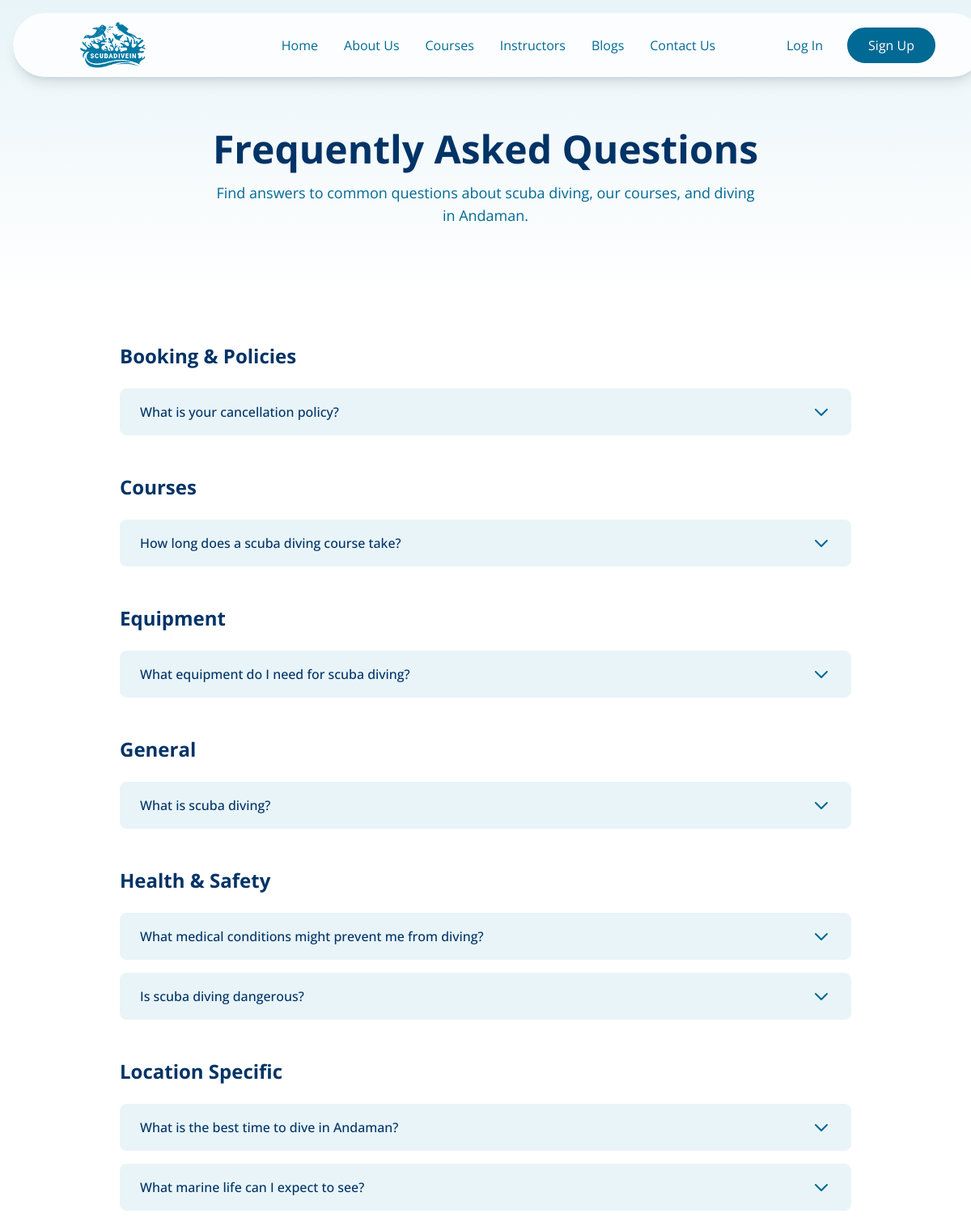
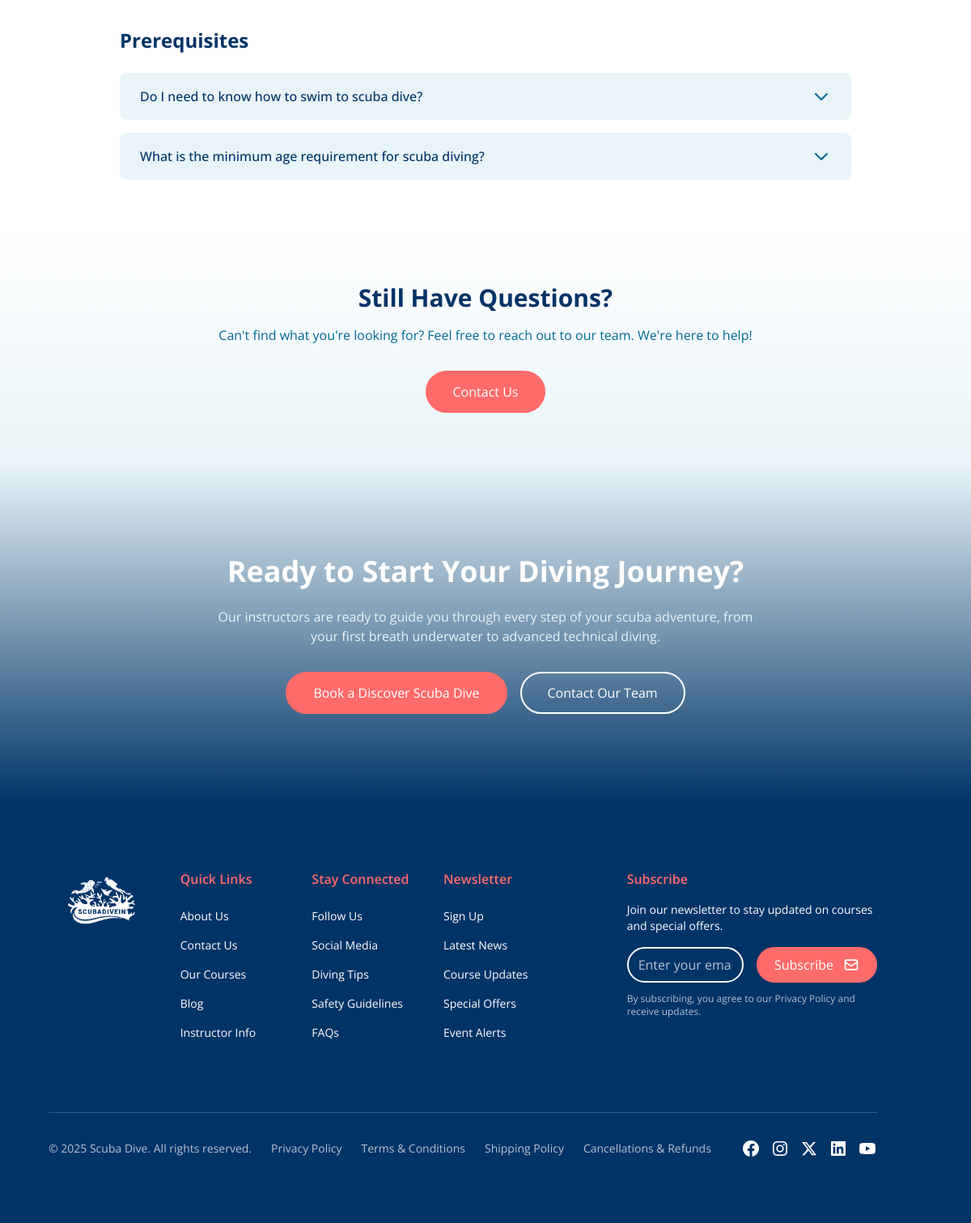
Screenshot of /faq/ with the database file from the repository (2 pictures, top to bottom).
### mainSite/models.py (models this page shows, shortened)
class FAQ(models.Model):
    question = models.CharField(max_length=500)
    answer = models.TextField()
    category = models.CharField(max_length=100, blank=True)
    order = models.IntegerField(default=0)
    is_active = models.BooleanField(default=True)
    created_at = models.DateTimeField(auto_now_add=True)
    updated_at = models.DateTimeField(auto_now=True)
    class Meta:
        ordering = ['order', 'created_at']
        verbose_name = 'FAQ'
        verbose_name_plural = 'FAQs'

### mainSite/views.py (the view)
# urls.py: path('faq/', views.faq_page, name='faqPage'),
def faq_page(request):
    faqs = FAQ.objects.filter(is_active=True).order_by('category', 'order')
    faq_by_category = {}
    for faq in faqs:
        if faq.category not in faq_by_category:
            faq_by_category[faq.category] = []
        faq_by_category[faq.category].append(faq)
    context = {
        'faq_by_category': faq_by_category,
        'page_title': 'Frequently Asked Questions - ScubaDiveIn',
        'page_description': 'Find answers to common questions about scuba diving, courses, equipment, and diving in Andaman.'
    }
    return render(request, 'mainSite/faq.html', context)

### templates/mainSite/faq.html (shortened to what this page needs)
{% extends 'base.html' %}
{% load static %}
{% block content %}
<section class="relative pt-32 pb-16 md:pt-40 md:pb-20 bg-gradient-to-b from-wave to-white">
    <div class="container mx-auto px-[5%]">
        <div class="text-center">
            <h1 class="text-4xl md:text-5xl font-bold text-deep-blue mb-4">Frequently Asked Questions</h1>
            <p class="text-ocean-blue text-lg max-w-2xl mx-auto">Find answers to common questions about scuba diving, our courses, and diving in Andaman.</p>
        </div>
    </div>
</section>
<section class="py-16 bg-white">
    <div class="container mx-auto px-[5%]">
        {% for category, faqs in faq_by_category.items %}
        <div class="mb-12 last:mb-0">
            <h2 class="text-2xl font-bold text-deep-blue mb-6">{{ category }}</h2>
            <div class="space-y-4">
                {% for faq in faqs %}
                <div class="border border-wave rounded-lg overflow-hidden">
                    <button class="faq-toggle w-full text-left px-6 py-4 bg-wave hover:bg-wave/80 transition-colors flex items-center justify-between">
                        <span class="text-deep-blue font-medium pr-8">{{ faq.question }}</span>
                        <svg class="w-6 h-6 text-ocean-blue transform transition-transform" fill="none" stroke="currentColor" viewBox="0 0 24 24">
                            <path stroke-linecap="round" stroke-linejoin="round" stroke-width="2" d="M19 9l-7 7-7-7"></path>
                        </svg>
                    </button>
                </div>
                {% endfor %}
            </div>
        </div>
        {% endfor %}
    </div>
</section>
<section class="py-16 bg-gradient-to-b from-white to-wave">
    <div class="container mx-auto px-[5%] text-center">
        <h2 class="text-3xl font-bold text-deep-blue mb-4">Still Have Questions?</h2>
        <p class="text-ocean-blue mb-8 max-w-2xl mx-auto">Can't find what you're looking for? Feel free to reach out to our team. We're here to help!</p>
        <a href="{% url 'contactPage' %}" class="rounded-full inline-flex items-center justify-center border-2 border-coral bg-coral text-white hover:bg-white hover:text-coral px-8 py-3 transition-colors">
            Contact Us
        </a>
    </div>
</section>
{% endblock %}

### rows the page displays
FAQ: category "Booking & Policies", question "What is your cancellation policy?"
FAQ: category "Courses", question "How long does a scuba diving course take?"
FAQ: category "Equipment", question "What equipment do I need for scuba diving?"
FAQ: category "General", question "What is scuba diving?"
FAQ: category "Health & Safety", question "What medical conditions might prevent me from diving?"
FAQ: question "Is scuba diving dangerous?"
FAQ: category "Location Specific", question "What is the best time to dive in Andaman?"
FAQ: question "What marine life can I expect to see?"
FAQ: category "Prerequisites", question "Do I need to know how to swim to scuba dive?"
FAQ: question "What is the minimum age requirement for scuba diving?"
